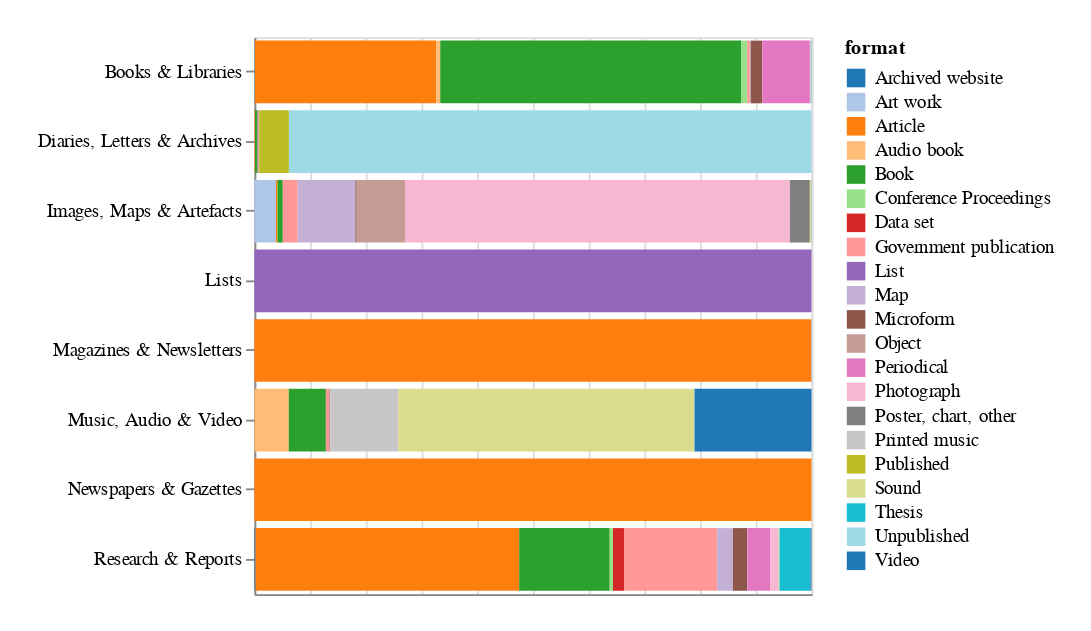

Here is the notebook cell this chart was saved with:
### Code cell
df_all_formats["format_group"] = df_all_formats["format"].apply(lambda x: x.split("/")[0])

df_all_format_group_totals = (
    df_all_formats.groupby(["category_name", "format_group"])["total"]
    .sum()
    .to_frame()
    .reset_index()
)

alt.Chart(df_all_format_group_totals).mark_bar().encode(
    y=alt.Y("category_name:N").title(None),
    x=alt.X("total:Q").title(None).stack("normalize").axis(labels=False, ticks=False),
    color=alt.Color("format_group:N").scale(scheme="category20").title("format"),
    tooltip=[alt.Tooltip("format_group:N").title("format")],
).properties(width="container", height=300, padding=20)

### Figure 1 — Vega-Lite specification as saved in the notebook (floating-point values rounded to 4 significant figures; data arrays with more than 128 entries replaced by an {"elided": "..."} marker saying what was removed)
{"config": {"view": {"continuousWidth": 300, "continuousHeight": 300}}, "data": {"name": "data-ad3aa3a9b21fef4e3c4313c341d1596e"}, "mark": {"type": "bar"}, "encoding": {"color": {"field": "format_group", "scale": {"scheme": "category20"}, "title": "format", "type": "nominal"}, "tooltip": [{"field": "format_group", "title": "format", "type": "nominal"}], "x": {"axis": {"labels": false, "ticks": false}, "field": "total", "stack": "normalize", "title": null, "type": "quantitative"}, "y": {"field": "category_name", "title": null, "type": "nominal"}}, "height": 300, "padding": 20, "width": "container", "$schema": "https://vega.github.io/schema/vega-lite/v5.8.0.json", "datasets": {"data-ad3aa3a9b21fef4e3c4313c341d1596e": {"elided": "150 records"}}}
